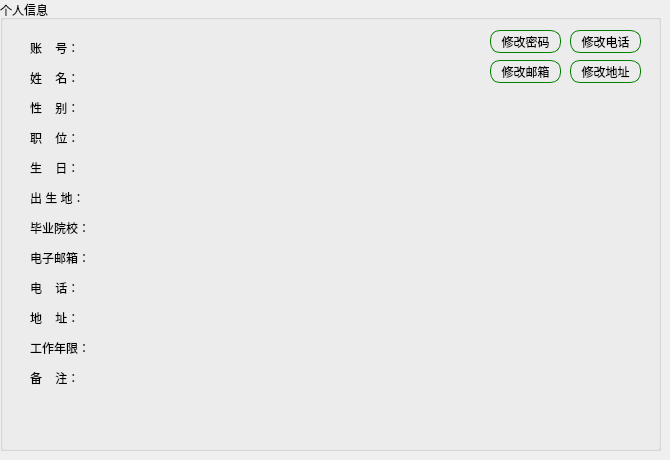
    <widget class="QWidget" name="page_16">
     <widget class="QGroupBox" name="groupBox_10">
      <property name="geometry">
       <rect>
        <x>0</x>
        <y>0</y>
        <width>661</width>
        <height>451</height>
       </rect>
      </property>
      <property name="title">
       <string>个人信息</string>
      </property>
      <widget class="QLabel" name="label_14">
       <property name="geometry">
        <rect>
         <x>30</x>
         <y>40</y>
         <width>71</width>
         <height>16</height>
        </rect>
       </property>
       <property name="styleSheet">
        <string notr="true">font: 75 11pt &quot;黑体&quot;;</string>
       </property>
       <property name="text">
        <string>账    号：</string>
       </property>
      </widget>
      <widget class="QLabel" name="infoAccount">
       <property name="geometry">
        <rect>
         <x>115</x>
         <y>40</y>
         <width>161</width>
         <height>16</height>
        </rect>
       </property>
       <property name="styleSheet">
        <string notr="true">font: 75 11pt &quot;黑体&quot;;
text-decoration: underline;</string>
       </property>
       <property name="text">
        <string/>
       </property>
      </widget>
      <widget class="QLabel" name="label_22">
       <property name="geometry">
        <rect>
         <x>30</x>
         <y>70</y>
         <width>71</width>
         <height>16</height>
        </rect>
       </property>
       <property name="styleSheet">
        <string notr="true">font: 75 11pt &quot;黑体&quot;;</string>
       </property>
       <property name="text">
        <string>姓    名：</string>
       </property>
      </widget>
      <widget class="QLabel" name="infoName">
       <property name="geometry">
        <rect>
         <x>115</x>
         <y>70</y>
         <width>161</width>
         <height>16</height>
        </rect>
       </property>
       <property name="styleSheet">
        <string notr="true">font: 75 11pt &quot;黑体&quot;;
text-decoration: underline;</string>
       </property>
       <property name="text">
        <string/>
       </property>
      </widget>
      <widget class="QLabel" name="label_33">
       <property name="geometry">
        <rect>
         <x>30</x>
         <y>100</y>
         <width>71</width>
         <height>16</height>
        </rect>
       </property>
       <property name="styleSheet">
        <string notr="true">font: 75 11pt &quot;黑体&quot;;</string>
       </property>
       <property name="text">
        <string>性    别：</string>
       </property>
      </widget>
      <widget class="QLabel" name="infoSex">
       <property name="geometry">
        <rect>
         <x>115</x>
         <y>100</y>
         <width>161</width>
         <height>16</height>
        </rect>
       </property>
       <property name="styleSheet">
        <string notr="true">font: 75 11pt &quot;黑体&quot;;
text-decoration: underline;</string>
       </property>
       <property name="text">
        <string/>
       </property>
      </widget>
      <widget class="QLabel" name="infoPost">
       <property name="geometry">
        <rect>
         <x>115</x>
         <y>130</y>
         <width>161</width>
         <height>16</height>
        </rect>
       </property>
       <property name="styleSheet">
        <string notr="true">font: 75 11pt &quot;黑体&quot;;
text-decoration: underline;</string>
       </property>
       <property name="text">
        <string/>
       </property>
      </widget>
      <widget class="QLabel" name="label_36">
       <property name="geometry">
        <rect>
         <x>30</x>
         <y>130</y>
         <width>71</width>
         <height>16</height>
        </rect>
       </property>
       <property name="styleSheet">
        <string notr="true">font: 75 11pt &quot;黑体&quot;;</string>
       </property>
       <property name="text">
        <string>职    位：</string>
       </property>
      </widget>
      <widget class="QLabel" name="infoBirthday">
       <property name="geometry">
        <rect>
         <x>115</x>
         <y>160</y>
         <width>161</width>
         <height>16</height>
        </rect>
       </property>
       <property name="styleSheet">
        <string notr="true">font: 75 11pt &quot;黑体&quot;;
text-decoration: underline;</string>
       </property>
       <property name="text">
        <string/>
       </property>
      </widget>
      <widget class="QLabel" name="label_38">
       <property name="geometry">
        <rect>
         <x>30</x>
         <y>160</y>
         <width>71</width>
         <height>16</height>
        </rect>
       </property>
       <property name="styleSheet">
        <string notr="true">font: 75 11pt &quot;黑体&quot;;</string>
       </property>
       <property name="text">
        <string>生    日：</string>
       </property>
      </widget>
      <widget class="QLabel" name="label_39">
       <property name="geometry">
        <rect>
         <x>30</x>
         <y>190</y>
         <width>71</width>
         <height>16</height>
        </rect>
       </property>
       <property name="styleSheet">
        <string notr="true">font: 75 11pt &quot;黑体&quot;;</string>
       </property>
       <property name="text">
        <string>出 生 地：</string>
       </property>
      </widget>
      <widget class="QLabel" name="infoBirthPlace">
       <property name="geometry">
        <rect>
         <x>115</x>
         <y>190</y>
         <width>161</width>
         <height>16</height>
        </rect>
       </property>
       <property name="styleSheet">
        <string notr="true">font: 75 11pt &quot;黑体&quot;;
text-decoration: underline;</string>
       </property>
       <property name="text">
        <string/>
       </property>
      </widget>
      <widget class="QLabel" name="label_47">
       <property name="geometry">
        <rect>
         <x>30</x>
         <y>220</y>
         <width>71</width>
         <height>16</height>
        </rect>
       </property>
       <property name="styleSheet">
        <string notr="true">font: 75 11pt &quot;黑体&quot;;</string>
       </property>
       <property name="text">
        <string>毕业院校：</string>
       </property>
      </widget>
      <widget class="QLabel" name="infoGraduation">
       <property name="geometry">
        <rect>
         <x>115</x>
         <y>220</y>
         <width>241</width>
         <height>16</height>
        </rect>
       </property>
       <property name="styleSheet">
        <string notr="true">font: 75 11pt &quot;黑体&quot;;
text-decoration: underline;</string>
       </property>
       <property name="text">
        <string/>
       </property>
      </widget>
      <widget class="QLabel" name="infoEmail">
       <property name="geometry">
        <rect>
         <x>115</x>
         <y>250</y>
         <width>191</width>
         <height>16</height>
        </rect>
       </property>
       <property name="styleSheet">
        <string notr="true">font: 75 11pt &quot;黑体&quot;;
text-decoration: underline;</string>
       </property>
       <property name="text">
        <string/>
       </property>
      </widget>
      <widget class="QLabel" name="label_50">
       <property name="geometry">
        <rect>
         <x>30</x>
         <y>250</y>
         <width>71</width>
         <height>16</height>
        </rect>
       </property>
       <property name="styleSheet">
        <string notr="true">font: 75 11pt &quot;黑体&quot;;</string>
       </property>
       <property name="text">
        <string>电子邮箱：</string>
       </property>
      </widget>
      <widget class="QLabel" name="infoPhone">
       <property name="geometry">
        <rect>
         <x>115</x>
         <y>280</y>
         <width>171</width>
         <height>16</height>
        </rect>
       </property>
       <property name="styleSheet">
        <string notr="true">font: 75 11pt &quot;黑体&quot;;
text-decoration: underline;</string>
       </property>
       <property name="text">
        <string/>
       </property>
      </widget>
      <widget class="QLabel" name="label_52">
       <property name="geometry">
        <rect>
         <x>30</x>
         <y>280</y>
         <width>71</width>
         <height>16</height>
        </rect>
       </property>
       <property name="styleSheet">
        <string notr="true">font: 75 11pt &quot;黑体&quot;;</string>
       </property>
       <property name="text">
        <string>电    话：</string>
       </property>
      </widget>
      <widget class="QLabel" name="infoAddress">
       <property name="geometry">
        <rect>
         <x>115</x>
         <y>310</y>
         <width>511</width>
         <height>16</height>
        </rect>
       </property>
       <property name="styleSheet">
        <string notr="true">font: 75 11pt &quot;黑体&quot;;
text-decoration: underline;</string>
       </property>
       <property name="text">
        <string/>
       </property>
      </widget>
      <widget class="QLabel" name="label_54">
       <property name="geometry">
        <rect>
         <x>30</x>
         <y>310</y>
         <width>71</width>
         <height>16</height>
        </rect>
       </property>
       <property name="styleSheet">
        <string notr="true">font: 75 11pt &quot;黑体&quot;;</string>
       </property>
       <property name="text">
        <string>地    址：</string>
       </property>
      </widget>
      <widget class="QLabel" name="label_58">
       <property name="geometry">
        <rect>
         <x>30</x>
         <y>370</y>
         <width>71</width>
         <height>16</height>
        </rect>
       </property>
       <property name="styleSheet">
        <string notr="true">font: 75 11pt &quot;黑体&quot;;</string>
       </property>
       <property name="text">
        <string>备    注：</string>
       </property>
      </widget>
      <widget class="QLabel" name="infoWorkyears">
       <property name="geometry">
        <rect>
         <x>115</x>
         <y>340</y>
         <width>51</width>
         <height>16</height>
        </rect>
       </property>
       <property name="styleSheet">
        <string notr="true">font: 75 11pt &quot;黑体&quot;;
</string>
       </property>
       <property name="text">
        <string/>
       </property>
      </widget>
      <widget class="QLabel" name="label_60">
       <property name="geometry">
        <rect>
         <x>30</x>
         <y>340</y>
         <width>71</width>
         <height>16</height>
        </rect>
       </property>
       <property name="styleSheet">
        <string notr="true">font: 75 11pt &quot;黑体&quot;;</string>
       </property>
       <property name="text">
        <string>工作年限：</string>
       </property>
      </widget>
      <widget class="QLabel" name="infoRemark">
       <property name="geometry">
        <rect>
         <x>115</x>
         <y>370</y>
         <width>481</width>
         <height>21</height>
        </rect>
       </property>
       <property name="styleSheet">
        <string notr="true">font: 75 11pt &quot;黑体&quot;;
text-decoration: underline;</string>
       </property>
       <property name="text">
        <string/>
       </property>
      </widget>
      <widget class="QPushButton" name="BtnAlterPassword">
       <property name="geometry">
        <rect>
         <x>490</x>
         <y>30</y>
         <width>71</width>
         <height>23</height>
        </rect>
       </property>
       <property name="styleSheet">
        <string notr="true">border: 1px solid green;
border-radius:10px;
</string>
       </property>
       <property name="text">
        <string>修改密码</string>
       </property>
      </widget>
      <widget class="QPushButton" name="BtnAlterEmail">
       <property name="geometry">
        <rect>
         <x>490</x>
         <y>60</y>
         <width>71</width>
         <height>23</height>
        </rect>
       </property>
       <property name="styleSheet">
        <string notr="true">border: 1px solid green;
border-radius:10px;
</string>
       </property>
       <property name="text">
        <string>修改邮箱</string>
       </property>
      </widget>
      <widget class="QPushButton" name="BtnAlterPhone">
       <property name="geometry">
        <rect>
         <x>570</x>
         <y>30</y>
         <width>71</width>
         <height>23</height>
        </rect>
       </property>
       <property name="styleSheet">
        <string notr="true">border: 1px solid green;
border-radius:10px;
</string>
       </property>
       <property name="text">
        <string>修改电话</string>
       </property>
      </widget>
      <widget class="QPushButton" name="BtnAlterAddress">
       <property name="geometry">
        <rect>
         <x>570</x>
         <y>60</y>
         <width>71</width>
         <height>23</height>
        </rect>
       </property>
       <property name="styleSheet">
        <string notr="true">border: 1px solid green;
border-radius:10px;
</string>
       </property>
       <property name="text">
        <string>修改地址</string>
       </property>
      </widget>
      <widget class="QLabel" name="infoAlter">
       <property name="geometry">
        <rect>
         <x>493</x>
         <y>109</y>
         <width>151</width>
         <height>21</height>
        </rect>
       </property>
       <property name="styleSheet">
        <string notr="true">font: 75 11pt &quot;黑体&quot;;
color:rgb(255,0,0);</string>
       </property>
       <property name="text">
        <string/>
       </property>
      </widget>
     </widget>
    </widget>
